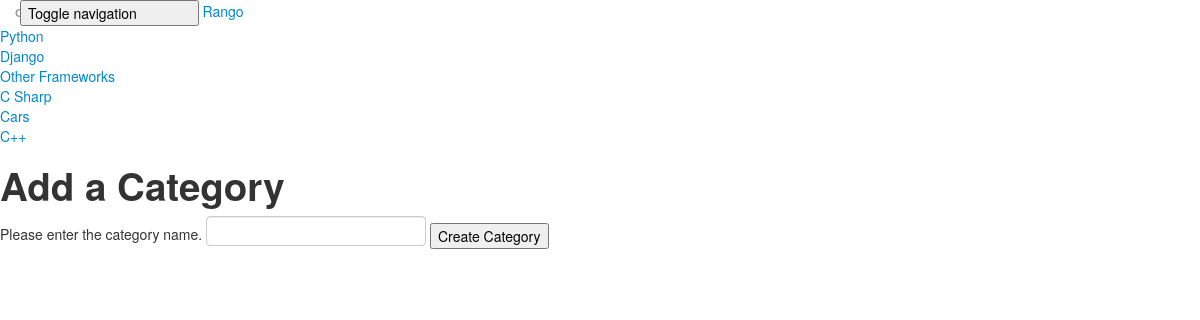
Screenshot of /rango/add_category/ with the database file from the repository.
### rango/models.py (models this page shows, shortened)
class Category(models.Model):
	name = models.CharField(max_length=128, unique=True)
	views=models.IntegerField(null=True)
	likes=models.IntegerField(null=True)
	slug = models.SlugField(unique=True)

### rango/views.py (the view)
def add_category(request):
	if request.method == 'POST':
		form = CategoryForm(request.POST)
		if form.is_valid():
			form.save(commit=True)
			return index(request)
		else:
			print form.errors
	else:
		form = CategoryForm()
	return render(request, 'rango/add_category.html', {'form': form})

### rango/forms.py
class CategoryForm(forms.ModelForm):
	name = forms.CharField(max_length=128, help_text="Please enter the category name.")
	views = forms.IntegerField(widget=forms.HiddenInput(), initial=0)
	likes = forms.IntegerField(widget=forms.HiddenInput(), initial=0)
	slug = forms.CharField(widget=forms.HiddenInput(), required=False)
	class Meta:
		model = Category
		fields = ('name',)

### rango/templatetags/rango_extras.py (called while the page is built)
@register.inclusion_tag('rango/cats.html')
def get_category_list(cat=None):
	return {'cats':Category.objects.all(),'act_cat':cat}

### templates/rango/add_category.html (shortened to what this page needs)
{% extends 'rango/base.html' %}
{% load staticfiles %}
{% block body_block %}
        <h1>Add a Category</h1>
        <form id="category_form" method="post" action=".">
            {% for field in form.visible_fields %}
                {{ field.help_text }}
                {{ field }}
            {% endfor %}
            <input type="submit" name="submit" value="Create Category" />
        </form>
{% endblock%}

### templates/rango/cats.html
{% if cats %}
    <ul class="nav nav-sidebar">
        {% for c in cats %}
            {% if c == act_cat %}<li class="active">{% else %}<li> {% endif %}
            <a href="{% url 'category' c.slug %}">{{ c.name }}</a> </li>
        {% endfor %}
    </ul>
{% endif %}

### rows the page displays
Category: name "Python"
Category: name "Django"
Category: name "Other Frameworks"
Category: name "C Sharp"
Category: name "Cars"
Category: name "C++"

### other values shown
{{ field.help_text }} "Please enter the category name."
